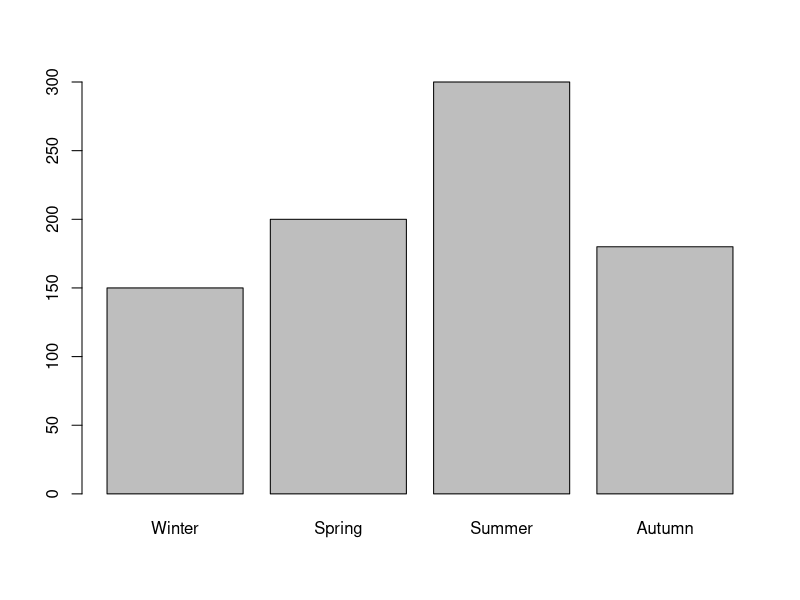
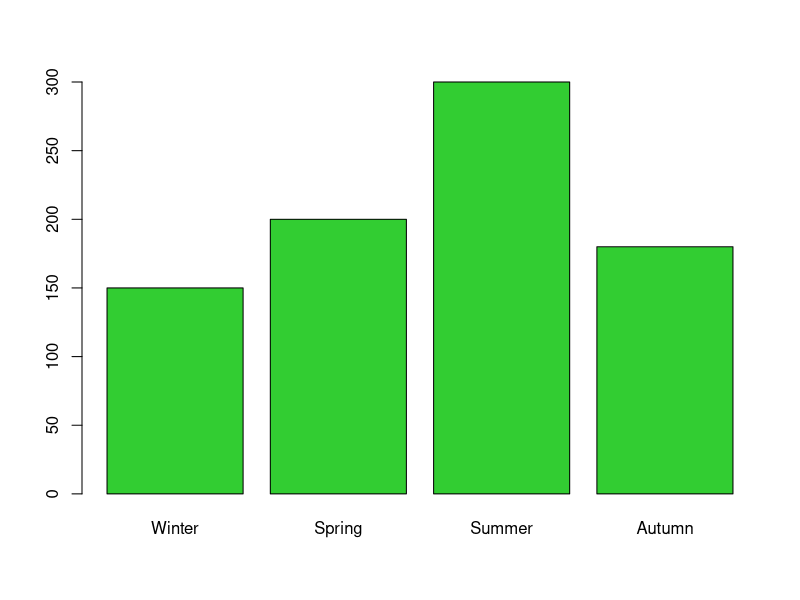
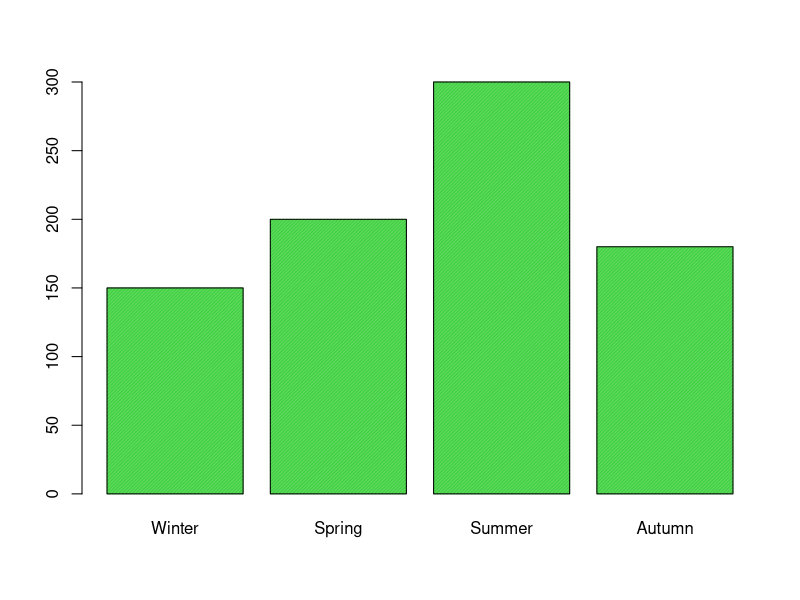
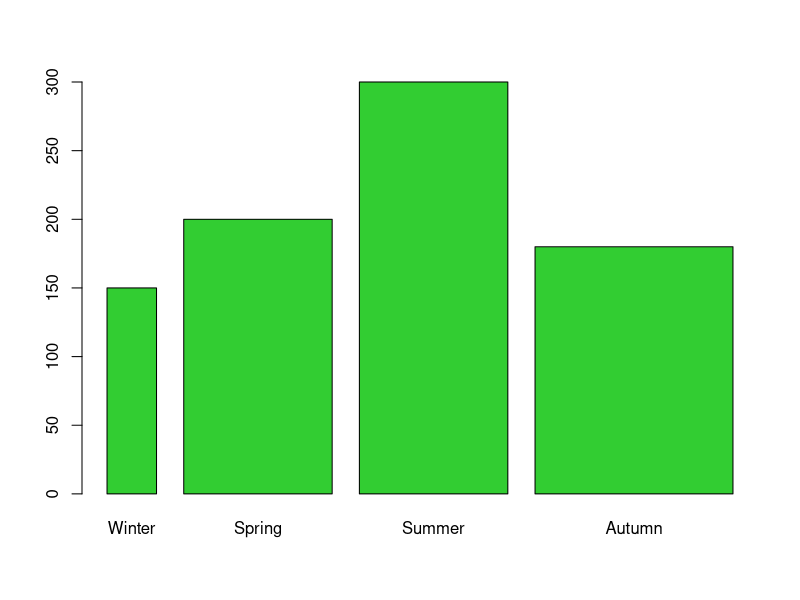
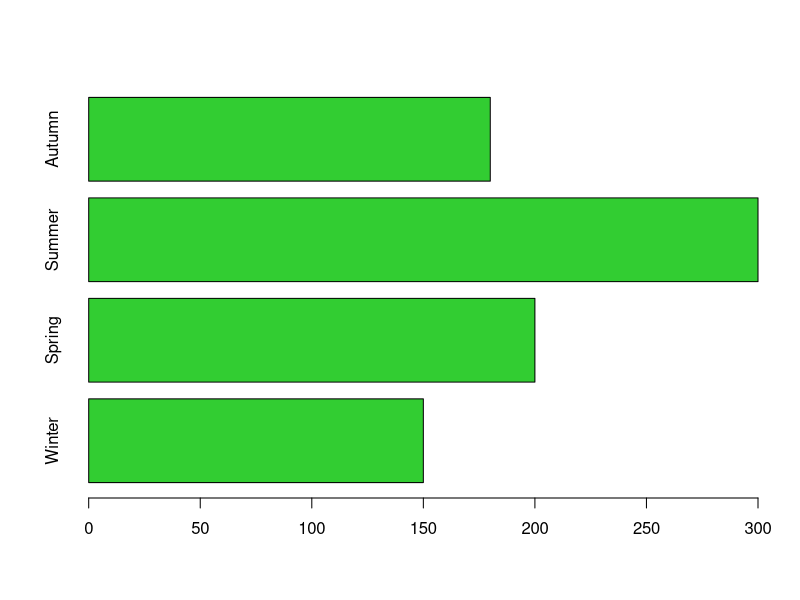

Reproduce these figures in R, in order.
#Bar charts

#We use barplot() function to create bar charts in r

x=c("Winter", "Spring", "Summer", "Autumn")
y=c(150, 200, 300, 180)
barplot(y, names.arg=x)

#We can use col= to change the color of the chart.
barplot(y, names.arg = x, col="limegreen")

#We can change the bar texture using density=
barplot(y, names.arg = x, col="limegreen", density=100)
#150 is fill, 0 is blank

#Bar width
#We can also change bar widths.
barplot(y, names.arg = x, width=c(1, 3, 3, 4), col="limegreen")

#Flipping the chart 90 degrees
barplot(y, names.arg = x, horiz=TRUE, col="limegreen")